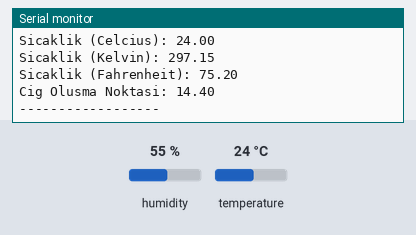
Simulated run of this sketch. Board: Arduino Uno, built with avr-gcc and run on an emulated ATmega328P. Parts: the last lines printed to the serial monitor. Inputs (shaded band) come from the test bench; at power-on: humidity 55 %, temperature 24 °C.

Above: at 1.9 s.
2.0 s: humidity set to 22 %
At 3.2 s:
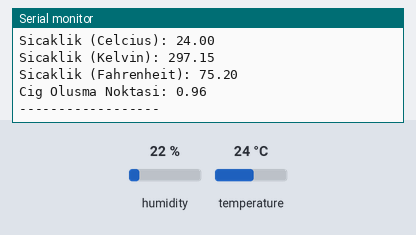
3.5 s: temperature set to 12 °C
At 5.2 s:
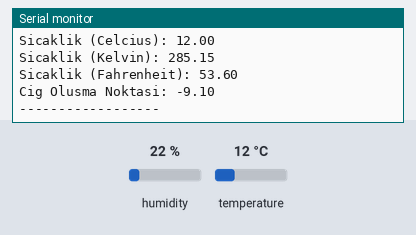
7.8 s: humidity set to 40 %
At 8.8 s:
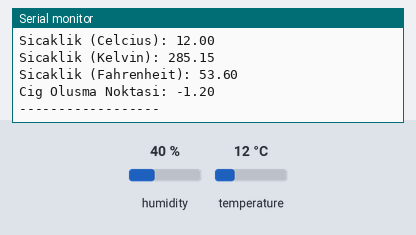
Timing chart, 0 to 10.8 s (numbered marks = the images above; inputs shaded):
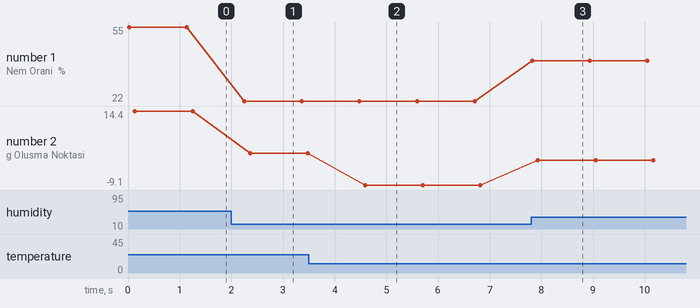

The sketch:

DHT11.ino
```cpp
#include <dht11.h>
int DhtPin = 2;
dht11 dht_sensor;
void setup() {
  Serial.begin(9600);
}
void loop() {
  int chk = dht_sensor.read(DhtPin);
  Serial.print("Nem Orani (%): ");
  Serial.println((float)dht_sensor.humidity, 2);
  Serial.print("Sicaklik (Celcius): ");
  Serial.println((float)dht_sensor.temperature, 2);
  Serial.print("Sicaklik (Kelvin): ");
  Serial.println(dht_sensor.kelvin(), 2);
  Serial.print("Sicaklik (Fahrenheit): ");
  Serial.println(dht_sensor.fahrenheit(), 2);
  Serial.print("Cig Olusma Noktasi: ");
  Serial.println(dht_sensor.dewPoint(), 2);
  Serial.println("------------------");
  delay(1000);
}
```

Measured:
- after the input at 2.0 s, the serial monitor: prints a new line after 0.25 s (image 1)
- after the input at 3.5 s, the serial monitor: prints a new line after 1.0 s (image 2)
- after the input at 7.8 s, the serial monitor: prints a new line at once (image 3)
- plotted number 1: 55 → 22 after the input at 2.0 s, 22 → 40 after the input at 7.8 s
- plotted number 2: 14.4 → 0.96 after the input at 2.0 s, 0.96 → -9.1 after the input at 3.5 s, -9.1 → -1.2 after the input at 7.8 s
